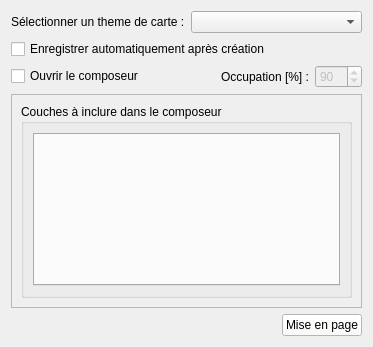
<?xml version="1.0" encoding="UTF-8"?>
<ui version="4.0">
 <class>none</class>
 <widget class="QWidget" name="none">
  <property name="geometry">
   <rect>
    <x>0</x>
    <y>0</y>
    <width>373</width>
    <height>347</height>
   </rect>
  </property>
  <property name="windowTitle">
   <string>Création de projet</string>
  </property>
  <layout class="QVBoxLayout" name="rootLayout">
   <item>
    <layout class="QHBoxLayout" name="projectLayout">
     <item>
      <widget class="QLabel" name="label_project">
       <property name="text">
        <string>Sélectionner un theme de carte :</string>
       </property>
      </widget>
     </item>
     <item>
      <widget class="QComboBox" name="comboBox_projects"/>
     </item>
    </layout>
   </item>
   <item>
    <widget class="QCheckBox" name="cb_save_project">
     <property name="text">
      <string>Enregistrer automatiquement après création</string>
     </property>
    </widget>
   </item>
   <item>
    <layout class="QHBoxLayout" name="optionsLayout">
     <item>
      <widget class="QCheckBox" name="cb_composeur">
       <property name="text">
        <string>Ouvrir le composeur</string>
       </property>
      </widget>
     </item>
     <item>
      <spacer name="optionsSpacer">
       <property name="orientation">
        <enum>Qt::Horizontal</enum>
       </property>
       <property name="sizeHint" stdset="0">
        <size>
         <width>0</width>
         <height>0</height>
        </size>
       </property>
      </spacer>
     </item>
     <item>
      <widget class="QLabel" name="label_occup">
       <property name="text">
        <string>Occupation [%] :</string>
       </property>
      </widget>
     </item>
     <item>
      <widget class="QgsDoubleSpinBox" name="dsb_occup">
       <property name="enabled">
        <bool>false</bool>
       </property>
       <property name="suffix">
        <string extracomment="%"/>
       </property>
       <property name="decimals">
        <number>0</number>
       </property>
       <property name="singleStep">
        <double>5.000000000000000</double>
       </property>
       <property name="value">
        <double>90.000000000000000</double>
       </property>
      </widget>
     </item>
    </layout>
   </item>
   <item>
    <widget class="QScrollArea" name="scrollArea">
     <property name="widgetResizable">
      <bool>true</bool>
     </property>
     <widget class="QWidget" name="scrollAreaWidgetContents">
      <property name="geometry">
       <rect>
        <x>0</x>
        <y>0</y>
        <width>349</width>
        <height>195</height>
       </rect>
      </property>
      <layout class="QVBoxLayout" name="scrollLayout">
       <item>
        <widget class="QGroupBox" name="layers_box">
         <property name="title">
          <string>Couches à inclure dans le composeur</string>
         </property>
         <layout class="QVBoxLayout" name="layersLayout">
          <item>
           <widget class="QTabWidget" name="layers_tab">
            <property name="tabPosition">
             <enum>QTabWidget::West</enum>
            </property>
           </widget>
          </item>
         </layout>
        </widget>
       </item>
      </layout>
     </widget>
    </widget>
   </item>
   <item>
    <layout class="QHBoxLayout" name="buttonsLayout">
     <item>
      <spacer name="buttonsSpacer">
       <property name="orientation">
        <enum>Qt::Horizontal</enum>
       </property>
       <property name="sizeHint" stdset="0">
        <size>
         <width>0</width>
         <height>0</height>
        </size>
       </property>
      </spacer>
     </item>
     <item>
      <widget class="QPushButton" name="Mise_en_page">
       <property name="styleSheet">
        <string notr="true">background-color: rgb(249, 255, 248);</string>
       </property>
       <property name="text">
        <string>Mise en page</string>
       </property>
      </widget>
     </item>
    </layout>
   </item>
  </layout>
 </widget>
 <customwidgets>
  <customwidget>
   <class>QgsDoubleSpinBox</class>
   <extends>QDoubleSpinBox</extends>
   <header>qgsdoublespinbox.h</header>
  </customwidget>
 </customwidgets>
 <resources/>
 <connections/>
</ui>
